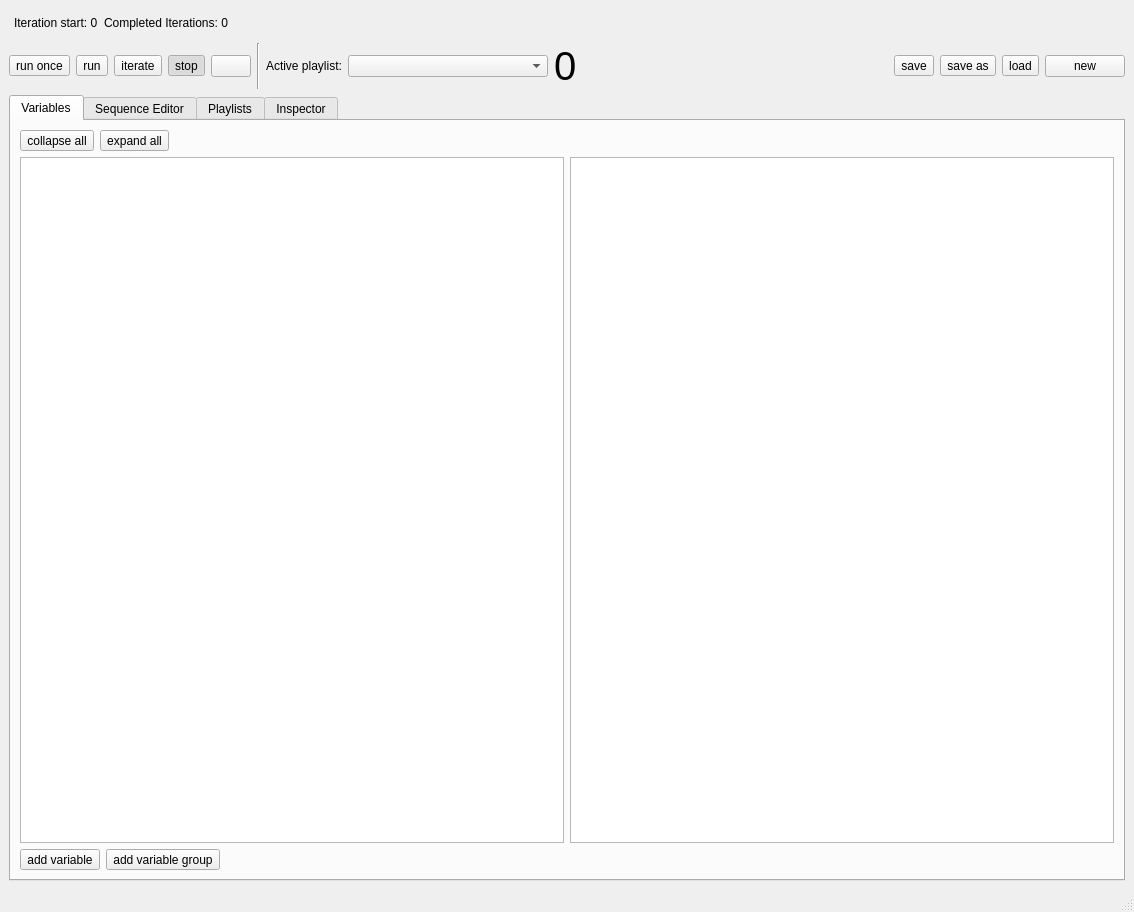
<?xml version="1.0" encoding="UTF-8"?>
<ui version="4.0">
 <class>MainWindow</class>
 <widget class="QMainWindow" name="MainWindow">
  <property name="geometry">
   <rect>
    <x>0</x>
    <y>0</y>
    <width>1134</width>
    <height>912</height>
   </rect>
  </property>
  <property name="windowTitle">
   <string>MainWindow</string>
  </property>
  <widget class="QWidget" name="centralwidget">
   <layout class="QVBoxLayout" name="verticalLayout_2">
    <item>
     <layout class="QHBoxLayout" name="horizontalLayout_9">
      <property name="leftMargin">
       <number>5</number>
      </property>
      <property name="topMargin">
       <number>5</number>
      </property>
      <property name="rightMargin">
       <number>5</number>
      </property>
      <property name="bottomMargin">
       <number>5</number>
      </property>
      <item>
       <layout class="QHBoxLayout" name="horizontalLayout_10">
        <item>
         <widget class="QLabel" name="iteration_start_label">
          <property name="text">
           <string>Iteration start: 0</string>
          </property>
         </widget>
        </item>
        <item>
         <widget class="QLabel" name="completed_iterations_label">
          <property name="text">
           <string>Completed Iterations: 0</string>
          </property>
          <property name="textInteractionFlags">
           <set>Qt::NoTextInteraction</set>
          </property>
         </widget>
        </item>
       </layout>
      </item>
      <item>
       <widget class="QLabel" name="filename_label">
        <property name="sizePolicy">
         <sizepolicy hsizetype="Expanding" vsizetype="Preferred">
          <horstretch>0</horstretch>
          <verstretch>0</verstretch>
         </sizepolicy>
        </property>
        <property name="font">
         <font>
          <pointsize>12</pointsize>
          <weight>75</weight>
          <bold>true</bold>
         </font>
        </property>
        <property name="text">
         <string/>
        </property>
        <property name="textFormat">
         <enum>Qt::PlainText</enum>
        </property>
        <property name="alignment">
         <set>Qt::AlignRight|Qt::AlignTrailing|Qt::AlignVCenter</set>
        </property>
        <property name="textInteractionFlags">
         <set>Qt::TextSelectableByKeyboard|Qt::TextSelectableByMouse</set>
        </property>
       </widget>
      </item>
     </layout>
    </item>
    <item>
     <layout class="QHBoxLayout" name="horizontalLayout">
      <item>
       <widget class="QToolButton" name="play_once_button">
        <property name="toolTip">
         <string>Run once</string>
        </property>
        <property name="text">
         <string>run once</string>
        </property>
        <property name="icon">
         <iconset resource="../resources.qrc">
          <normaloff>:/actions/icons/media-playback-start1.svg</normaloff>:/actions/icons/media-playback-start1.svg</iconset>
        </property>
        <property name="iconSize">
         <size>
          <width>32</width>
          <height>32</height>
         </size>
        </property>
        <property name="checkable">
         <bool>true</bool>
        </property>
       </widget>
      </item>
      <item>
       <widget class="QToolButton" name="play_button">
        <property name="toolTip">
         <string>Run</string>
        </property>
        <property name="text">
         <string>run</string>
        </property>
        <property name="icon">
         <iconset resource="../resources.qrc">
          <normaloff>:/actions/icons/media-playback-start.svg</normaloff>:/actions/icons/media-playback-start.svg</iconset>
        </property>
        <property name="iconSize">
         <size>
          <width>32</width>
          <height>32</height>
         </size>
        </property>
        <property name="checkable">
         <bool>true</bool>
        </property>
       </widget>
      </item>
      <item>
       <widget class="QToolButton" name="iterate_button">
        <property name="toolTip">
         <string>Iterate</string>
        </property>
        <property name="text">
         <string>iterate</string>
        </property>
        <property name="icon">
         <iconset resource="../resources.qrc">
          <normaloff>:/actions/icons/media-seek-forward.svg</normaloff>:/actions/icons/media-seek-forward.svg</iconset>
        </property>
        <property name="iconSize">
         <size>
          <width>32</width>
          <height>32</height>
         </size>
        </property>
        <property name="checkable">
         <bool>true</bool>
        </property>
       </widget>
      </item>
      <item>
       <widget class="QToolButton" name="stop_button">
        <property name="toolTip">
         <string>Stop</string>
        </property>
        <property name="text">
         <string>stop</string>
        </property>
        <property name="icon">
         <iconset resource="../resources.qrc">
          <normaloff>:/actions/icons/media-playback-stop.svg</normaloff>:/actions/icons/media-playback-stop.svg</iconset>
        </property>
        <property name="iconSize">
         <size>
          <width>32</width>
          <height>32</height>
         </size>
        </property>
        <property name="checkable">
         <bool>true</bool>
        </property>
        <property name="checked">
         <bool>true</bool>
        </property>
       </widget>
      </item>
      <item>
       <widget class="QPushButton" name="shuffle_button">
        <property name="toolTip">
         <string>Shuffle iterations</string>
        </property>
        <property name="styleSheet">
         <string notr="true">/** Style needed for theme icons to work **/
QPushButton:checked{
    background-color: lightgray;
}</string>
        </property>
        <property name="text">
         <string/>
        </property>
        <property name="icon">
         <iconset resource="../resources.qrc">
          <normaloff>:/actions/icons/media-playlist-ordered.svg</normaloff>
          <normalon>:/actions/icons/media-playlist-shuffle.svg</normalon>:/actions/icons/media-playlist-ordered.svg</iconset>
        </property>
        <property name="iconSize">
         <size>
          <width>32</width>
          <height>32</height>
         </size>
        </property>
        <property name="checkable">
         <bool>true</bool>
        </property>
        <property name="checked">
         <bool>false</bool>
        </property>
        <property name="autoRepeat">
         <bool>false</bool>
        </property>
        <property name="autoExclusive">
         <bool>false</bool>
        </property>
       </widget>
      </item>
      <item>
       <widget class="Line" name="line">
        <property name="orientation">
         <enum>Qt::Vertical</enum>
        </property>
       </widget>
      </item>
      <item>
       <widget class="QLabel" name="label_2">
        <property name="text">
         <string>Active playlist:</string>
        </property>
       </widget>
      </item>
      <item>
       <widget class="QComboBox" name="playlist_selection_combo_box">
        <property name="minimumSize">
         <size>
          <width>200</width>
          <height>0</height>
         </size>
        </property>
       </widget>
      </item>
      <item>
       <widget class="QLabel" name="run_number_label">
        <property name="font">
         <font>
          <pointsize>30</pointsize>
          <weight>50</weight>
          <bold>false</bold>
         </font>
        </property>
        <property name="text">
         <string>0</string>
        </property>
        <property name="textInteractionFlags">
         <set>Qt::TextSelectableByKeyboard|Qt::TextSelectableByMouse</set>
        </property>
       </widget>
      </item>
      <item>
       <spacer name="horizontalSpacer_2">
        <property name="orientation">
         <enum>Qt::Horizontal</enum>
        </property>
        <property name="sizeHint" stdset="0">
         <size>
          <width>40</width>
          <height>20</height>
         </size>
        </property>
       </spacer>
      </item>
      <item>
       <widget class="QToolButton" name="save_button">
        <property name="toolTip">
         <string>Save sequence</string>
        </property>
        <property name="text">
         <string>save</string>
        </property>
        <property name="icon">
         <iconset resource="../resources.qrc">
          <normaloff>:/actions/icons/document-save.svg</normaloff>:/actions/icons/document-save.svg</iconset>
        </property>
        <property name="iconSize">
         <size>
          <width>32</width>
          <height>32</height>
         </size>
        </property>
        <property name="toolButtonStyle">
         <enum>Qt::ToolButtonTextBesideIcon</enum>
        </property>
       </widget>
      </item>
      <item>
       <widget class="QToolButton" name="saveas_button">
        <property name="toolTip">
         <string>Save sequence as</string>
        </property>
        <property name="text">
         <string>save as</string>
        </property>
        <property name="icon">
         <iconset resource="../resources.qrc">
          <normaloff>:/actions/icons/document-save-as.svg</normaloff>:/actions/icons/document-save-as.svg</iconset>
        </property>
        <property name="iconSize">
         <size>
          <width>32</width>
          <height>32</height>
         </size>
        </property>
        <property name="toolButtonStyle">
         <enum>Qt::ToolButtonTextBesideIcon</enum>
        </property>
       </widget>
      </item>
      <item>
       <widget class="QToolButton" name="load_button">
        <property name="toolTip">
         <string>Load sequence from file</string>
        </property>
        <property name="text">
         <string>load</string>
        </property>
        <property name="icon">
         <iconset resource="../resources.qrc">
          <normaloff>:/actions/icons/document-open.svg</normaloff>:/actions/icons/document-open.svg</iconset>
        </property>
        <property name="iconSize">
         <size>
          <width>32</width>
          <height>32</height>
         </size>
        </property>
        <property name="toolButtonStyle">
         <enum>Qt::ToolButtonTextBesideIcon</enum>
        </property>
       </widget>
      </item>
      <item>
       <widget class="QPushButton" name="new_button">
        <property name="text">
         <string>new</string>
        </property>
        <property name="icon">
         <iconset resource="../resources.qrc">
          <normaloff>:/actions/icons/document-new.svg</normaloff>:/actions/icons/document-new.svg</iconset>
        </property>
        <property name="iconSize">
         <size>
          <width>32</width>
          <height>32</height>
         </size>
        </property>
       </widget>
      </item>
     </layout>
    </item>
    <item>
     <widget class="QTabWidget" name="tabWidget">
      <property name="tabPosition">
       <enum>QTabWidget::North</enum>
      </property>
      <property name="currentIndex">
       <number>0</number>
      </property>
      <widget class="QWidget" name="tab_vars">
       <attribute name="title">
        <string>Variables</string>
       </attribute>
       <layout class="QVBoxLayout" name="verticalLayout_3">
        <item>
         <layout class="QHBoxLayout" name="horizontalLayout_2">
          <item>
           <widget class="QToolButton" name="collapse_variables">
            <property name="toolTip">
             <string>Collapse groups</string>
            </property>
            <property name="text">
             <string>collapse all</string>
            </property>
            <property name="icon">
             <iconset resource="../resources.qrc">
              <normaloff>:/actions/icons/object-group.svg</normaloff>:/actions/icons/object-group.svg</iconset>
            </property>
            <property name="iconSize">
             <size>
              <width>32</width>
              <height>32</height>
             </size>
            </property>
            <property name="toolButtonStyle">
             <enum>Qt::ToolButtonTextBesideIcon</enum>
            </property>
           </widget>
          </item>
          <item>
           <widget class="QToolButton" name="expand_variables">
            <property name="toolTip">
             <string>Expand groups</string>
            </property>
            <property name="text">
             <string>expand all</string>
            </property>
            <property name="icon">
             <iconset resource="../resources.qrc">
              <normaloff>:/actions/icons/object-ungroup.svg</normaloff>:/actions/icons/object-ungroup.svg</iconset>
            </property>
            <property name="iconSize">
             <size>
              <width>32</width>
              <height>32</height>
             </size>
            </property>
            <property name="toolButtonStyle">
             <enum>Qt::ToolButtonTextBesideIcon</enum>
            </property>
           </widget>
          </item>
          <item>
           <spacer name="horizontalSpacer">
            <property name="orientation">
             <enum>Qt::Horizontal</enum>
            </property>
            <property name="sizeHint" stdset="0">
             <size>
              <width>40</width>
              <height>20</height>
             </size>
            </property>
           </spacer>
          </item>
         </layout>
        </item>
        <item>
         <layout class="QHBoxLayout" name="horizontalLayout_3">
          <item>
           <widget class="QTreeView" name="static_variables_view">
            <property name="contextMenuPolicy">
             <enum>Qt::CustomContextMenu</enum>
            </property>
            <property name="acceptDrops">
             <bool>true</bool>
            </property>
            <property name="dragEnabled">
             <bool>false</bool>
            </property>
            <property name="dragDropMode">
             <enum>QAbstractItemView::NoDragDrop</enum>
            </property>
            <property name="alternatingRowColors">
             <bool>true</bool>
            </property>
            <property name="rootIsDecorated">
             <bool>true</bool>
            </property>
            <property name="uniformRowHeights">
             <bool>false</bool>
            </property>
            <property name="allColumnsShowFocus">
             <bool>true</bool>
            </property>
            <property name="wordWrap">
             <bool>true</bool>
            </property>
            <attribute name="headerStretchLastSection">
             <bool>false</bool>
            </attribute>
           </widget>
          </item>
          <item>
           <widget class="QTreeView" name="iterator_variables_view">
            <property name="contextMenuPolicy">
             <enum>Qt::CustomContextMenu</enum>
            </property>
            <property name="alternatingRowColors">
             <bool>true</bool>
            </property>
            <attribute name="headerStretchLastSection">
             <bool>true</bool>
            </attribute>
           </widget>
          </item>
         </layout>
        </item>
        <item>
         <layout class="QHBoxLayout" name="horizontalLayout_4" stretch="0,0,0">
          <property name="sizeConstraint">
           <enum>QLayout::SetDefaultConstraint</enum>
          </property>
          <property name="bottomMargin">
           <number>0</number>
          </property>
          <item>
           <widget class="QToolButton" name="add_variable_button">
            <property name="toolTip">
             <string>Add variable to selected group</string>
            </property>
            <property name="text">
             <string>add variable</string>
            </property>
            <property name="icon">
             <iconset resource="../resources.qrc">
              <normaloff>:/actions/icons/document-new.svg</normaloff>:/actions/icons/document-new.svg</iconset>
            </property>
            <property name="iconSize">
             <size>
              <width>32</width>
              <height>32</height>
             </size>
            </property>
            <property name="toolButtonStyle">
             <enum>Qt::ToolButtonTextBesideIcon</enum>
            </property>
           </widget>
          </item>
          <item>
           <widget class="QToolButton" name="add_variable_group_button">
            <property name="toolTip">
             <string>Add new variable group. Variable groups are useful for organizing variables but have no other meaning. Every variable must belong to a group.</string>
            </property>
            <property name="text">
             <string>add variable group</string>
            </property>
            <property name="icon">
             <iconset resource="../resources.qrc">
              <normaloff>:/actions/icons/folder-new.svg</normaloff>:/actions/icons/folder-new.svg</iconset>
            </property>
            <property name="iconSize">
             <size>
              <width>32</width>
              <height>32</height>
             </size>
            </property>
            <property name="toolButtonStyle">
             <enum>Qt::ToolButtonTextBesideIcon</enum>
            </property>
           </widget>
          </item>
          <item>
           <spacer name="horizontalSpacer_3">
            <property name="orientation">
             <enum>Qt::Horizontal</enum>
            </property>
            <property name="sizeHint" stdset="0">
             <size>
              <width>40</width>
              <height>20</height>
             </size>
            </property>
           </spacer>
          </item>
         </layout>
        </item>
       </layout>
      </widget>
      <widget class="QWidget" name="tab_sequence">
       <attribute name="title">
        <string>Sequence Editor</string>
       </attribute>
       <layout class="QVBoxLayout" name="verticalLayout_4">
        <item>
         <layout class="QHBoxLayout" name="horizontalLayout_5">
          <item>
           <widget class="QLabel" name="label">
            <property name="text">
             <string>Routine:</string>
            </property>
           </widget>
          </item>
          <item>
           <widget class="QComboBox" name="routine_combo_box">
            <property name="minimumSize">
             <size>
              <width>200</width>
              <height>0</height>
             </size>
            </property>
           </widget>
          </item>
          <item>
           <widget class="QPushButton" name="add_routine_button">
            <property name="toolTip">
             <string>Add routine</string>
            </property>
            <property name="text">
             <string/>
            </property>
            <property name="icon">
             <iconset resource="../resources.qrc">
              <normaloff>:/actions/icons/list-add.svg</normaloff>:/actions/icons/list-add.svg</iconset>
            </property>
            <property name="iconSize">
             <size>
              <width>32</width>
              <height>16</height>
             </size>
            </property>
           </widget>
          </item>
          <item>
           <widget class="QPushButton" name="config_routine_button">
            <property name="toolTip">
             <string>Configure routine</string>
            </property>
            <property name="text">
             <string/>
            </property>
            <property name="icon">
             <iconset resource="../resources.qrc">
              <normaloff>:/actions/icons/edit.svg</normaloff>:/actions/icons/edit.svg</iconset>
            </property>
            <property name="iconSize">
             <size>
              <width>32</width>
              <height>16</height>
             </size>
            </property>
           </widget>
          </item>
          <item>
           <widget class="QPushButton" name="remove_routine_button">
            <property name="toolTip">
             <string>Delete routine</string>
            </property>
            <property name="text">
             <string/>
            </property>
            <property name="icon">
             <iconset resource="../resources.qrc">
              <normaloff>:/actions/icons/list-remove.svg</normaloff>:/actions/icons/list-remove.svg</iconset>
            </property>
            <property name="iconSize">
             <size>
              <width>32</width>
              <height>16</height>
             </size>
            </property>
           </widget>
          </item>
          <item>
           <spacer name="horizontalSpacer_4">
            <property name="orientation">
             <enum>Qt::Horizontal</enum>
            </property>
            <property name="sizeHint" stdset="0">
             <size>
              <width>40</width>
              <height>20</height>
             </size>
            </property>
           </spacer>
          </item>
         </layout>
        </item>
        <item>
         <widget class="QScrollArea" name="sequence_editor_scroll_area">
          <property name="widgetResizable">
           <bool>true</bool>
          </property>
          <widget class="QWidget" name="scrollAreaWidgetContents">
           <property name="geometry">
            <rect>
             <x>0</x>
             <y>0</y>
             <width>1092</width>
             <height>669</height>
            </rect>
           </property>
           <layout class="QVBoxLayout" name="verticalLayout_5"/>
          </widget>
         </widget>
        </item>
       </layout>
      </widget>
      <widget class="QWidget" name="tab_playlist">
       <attribute name="title">
        <string>Playlists</string>
       </attribute>
       <layout class="QVBoxLayout" name="verticalLayout">
        <item>
         <layout class="QHBoxLayout" name="horizontalLayout_7">
          <property name="bottomMargin">
           <number>0</number>
          </property>
          <item>
           <widget class="QToolButton" name="add_playlist_button">
            <property name="text">
             <string>add playlist</string>
            </property>
            <property name="icon">
             <iconset resource="../resources.qrc">
              <normaloff>:/actions/icons/list-add.svg</normaloff>:/actions/icons/list-add.svg</iconset>
            </property>
            <property name="iconSize">
             <size>
              <width>32</width>
              <height>32</height>
             </size>
            </property>
           </widget>
          </item>
          <item>
           <widget class="QToolButton" name="expand_playlists">
            <property name="toolTip">
             <string>Expand tree</string>
            </property>
            <property name="text">
             <string>...</string>
            </property>
            <property name="icon">
             <iconset resource="../resources.qrc">
              <normaloff>:/actions/icons/object-ungroup.svg</normaloff>:/actions/icons/object-ungroup.svg</iconset>
            </property>
            <property name="iconSize">
             <size>
              <width>32</width>
              <height>32</height>
             </size>
            </property>
           </widget>
          </item>
          <item>
           <spacer name="horizontalSpacer_5">
            <property name="orientation">
             <enum>Qt::Horizontal</enum>
            </property>
            <property name="sizeHint" stdset="0">
             <size>
              <width>40</width>
              <height>20</height>
             </size>
            </property>
           </spacer>
          </item>
         </layout>
        </item>
        <item>
         <widget class="QTreeView" name="playlist_view">
          <property name="contextMenuPolicy">
           <enum>Qt::CustomContextMenu</enum>
          </property>
         </widget>
        </item>
       </layout>
      </widget>
      <widget class="QWidget" name="tab_inspector">
       <attribute name="title">
        <string>Inspector</string>
       </attribute>
       <layout class="QHBoxLayout" name="horizontalLayout_8">
        <item>
         <layout class="QHBoxLayout" name="horizontalLayout_6">
          <item>
           <layout class="QVBoxLayout" name="inspector_container"/>
          </item>
          <item>
           <layout class="QVBoxLayout" name="verticalLayout_8">
            <property name="bottomMargin">
             <number>10</number>
            </property>
            <item>
             <layout class="QVBoxLayout" name="verticalLayout_6">
              <property name="sizeConstraint">
               <enum>QLayout::SetDefaultConstraint</enum>
              </property>
              <item>
               <spacer name="verticalSpacer">
                <property name="orientation">
                 <enum>Qt::Vertical</enum>
                </property>
                <property name="sizeHint" stdset="0">
                 <size>
                  <width>20</width>
                  <height>40</height>
                 </size>
                </property>
               </spacer>
              </item>
              <item>
               <widget class="QPushButton" name="fix_scale">
                <property name="text">
                 <string>Freeze scale</string>
                </property>
                <property name="checkable">
                 <bool>true</bool>
                </property>
                <property name="checked">
                 <bool>false</bool>
                </property>
               </widget>
              </item>
              <item>
               <widget class="QPushButton" name="select_all_channels">
                <property name="text">
                 <string>All</string>
                </property>
               </widget>
              </item>
              <item>
               <widget class="QPushButton" name="select_none_channels">
                <property name="text">
                 <string>None</string>
                </property>
               </widget>
              </item>
             </layout>
            </item>
           </layout>
          </item>
         </layout>
        </item>
       </layout>
      </widget>
     </widget>
    </item>
    <item>
     <layout class="QVBoxLayout" name="iterator_sliders_container"/>
    </item>
   </layout>
  </widget>
  <widget class="QMenuBar" name="menubar">
   <property name="geometry">
    <rect>
     <x>0</x>
     <y>0</y>
     <width>1134</width>
     <height>22</height>
    </rect>
   </property>
  </widget>
  <widget class="QStatusBar" name="statusbar">
   <property name="minimumSize">
    <size>
     <width>0</width>
     <height>0</height>
    </size>
   </property>
  </widget>
 </widget>
 <resources>
  <include location="../resources.qrc"/>
 </resources>
 <connections>
  <connection>
   <sender>collapse_variables</sender>
   <signal>clicked()</signal>
   <receiver>iterator_variables_view</receiver>
   <slot>collapseAll()</slot>
   <hints>
    <hint type="sourcelabel">
     <x>55</x>
     <y>130</y>
    </hint>
    <hint type="destinationlabel">
     <x>590</x>
     <y>339</y>
    </hint>
   </hints>
  </connection>
  <connection>
   <sender>collapse_variables</sender>
   <signal>clicked()</signal>
   <receiver>static_variables_view</receiver>
   <slot>collapseAll()</slot>
   <hints>
    <hint type="sourcelabel">
     <x>66</x>
     <y>137</y>
    </hint>
    <hint type="destinationlabel">
     <x>92</x>
     <y>197</y>
    </hint>
   </hints>
  </connection>
  <connection>
   <sender>expand_variables</sender>
   <signal>clicked()</signal>
   <receiver>static_variables_view</receiver>
   <slot>expandAll()</slot>
   <hints>
    <hint type="sourcelabel">
     <x>146</x>
     <y>147</y>
    </hint>
    <hint type="destinationlabel">
     <x>232</x>
     <y>166</y>
    </hint>
   </hints>
  </connection>
  <connection>
   <sender>expand_variables</sender>
   <signal>clicked()</signal>
   <receiver>iterator_variables_view</receiver>
   <slot>expandAll()</slot>
   <hints>
    <hint type="sourcelabel">
     <x>129</x>
     <y>130</y>
    </hint>
    <hint type="destinationlabel">
     <x>590</x>
     <y>339</y>
    </hint>
   </hints>
  </connection>
  <connection>
   <sender>expand_playlists</sender>
   <signal>clicked()</signal>
   <receiver>playlist_view</receiver>
   <slot>expandAll()</slot>
   <hints>
    <hint type="sourcelabel">
     <x>86</x>
     <y>157</y>
    </hint>
    <hint type="destinationlabel">
     <x>566</x>
     <y>521</y>
    </hint>
   </hints>
  </connection>
 </connections>
</ui>
